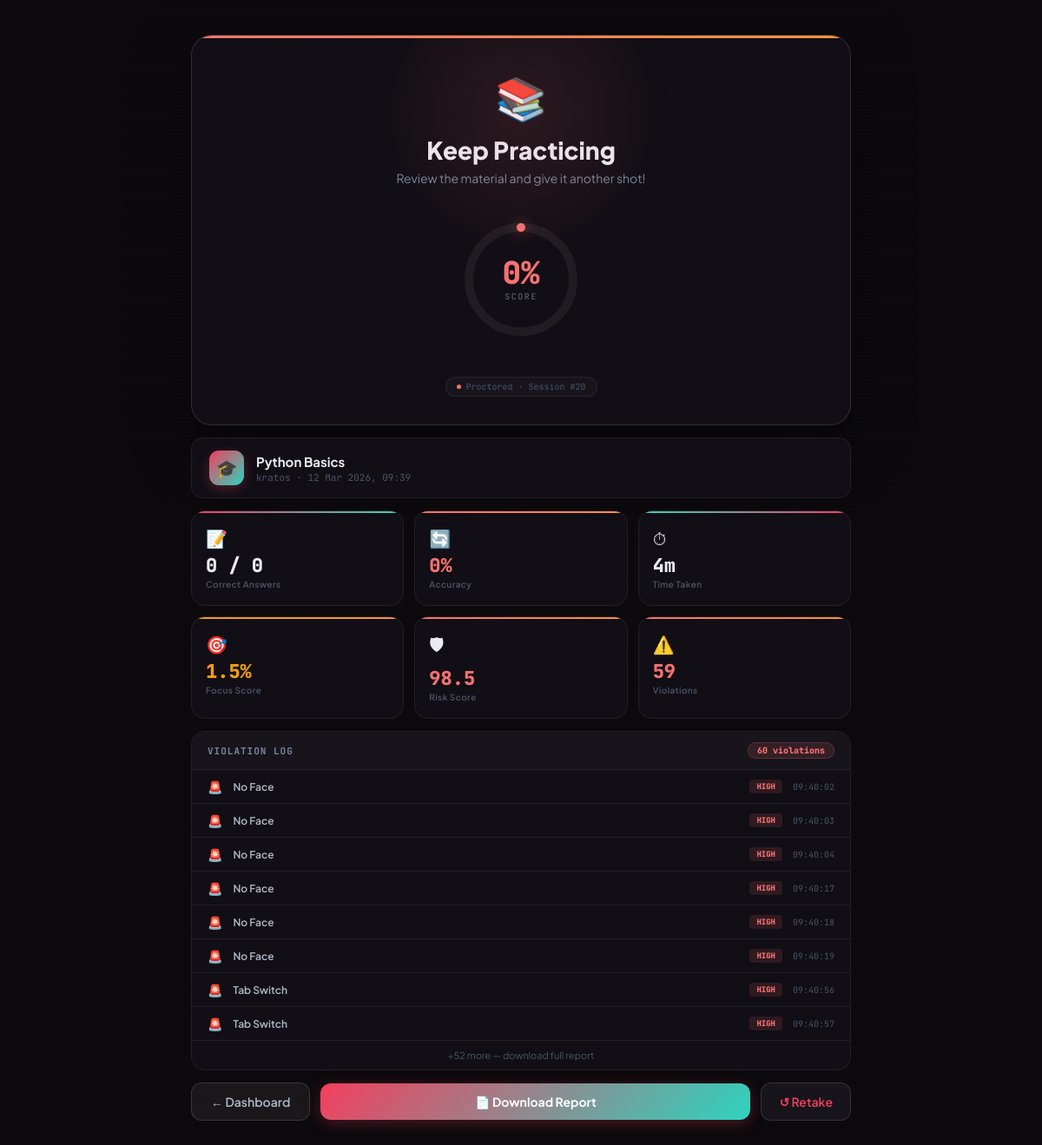
Page /exam/20/result (signed in) on the committed database.
### tables this page shows
CREATE TABLE exam_sessions (
	id INTEGER NOT NULL, 
	user_id INTEGER NOT NULL, 
	exam_name VARCHAR(200) NOT NULL, 
	start_time DATETIME, 
	end_time DATETIME, 
	status VARCHAR(20), 
	final_risk_score FLOAT, 
	total_violations INTEGER, score INTEGER DEFAULT 0, total_questions INTEGER DEFAULT 0, exam_type VARCHAR(20) DEFAULT 'mcq', 
	PRIMARY KEY (id), 
	FOREIGN KEY(user_id) REFERENCES users (id)
);

CREATE TABLE users (
	id INTEGER NOT NULL, 
	username VARCHAR(80) NOT NULL, 
	email VARCHAR(120) NOT NULL, 
	password VARCHAR(200) NOT NULL, 
	role VARCHAR(20), 
	created_at DATETIME, 
	PRIMARY KEY (id), 
	UNIQUE (username), 
	UNIQUE (email)
);

CREATE TABLE violations (
	id INTEGER NOT NULL, 
	session_id INTEGER NOT NULL, 
	violation_type VARCHAR(100) NOT NULL, 
	severity VARCHAR(20), 
	timestamp DATETIME, 
	screenshot_path VARCHAR(300), 
	details TEXT, 
	PRIMARY KEY (id), 
	FOREIGN KEY(session_id) REFERENCES exam_sessions (id)
);

### app.py (the view)
@app.route('/exam/<int:session_id>/result')
@login_required
def exam_result(session_id):
    exam_session = ExamSession.query.get_or_404(session_id)
    violations = Violation.query.filter_by(session_id=session_id).all()
    answers = ExamAnswer.query.filter_by(session_id=session_id).all()
    correct = sum(1 for a in answers if a.is_correct)
    return render_template('result.html', session=exam_session,
                           violations=violations, score=correct, total=len(answers))

### app.py (called while the page is built)
@login_manager.user_loader
def load_user(user_id):
    return User.query.get(int(user_id))

### templates/result.html (shortened to what this page needs)
<!DOCTYPE html>
<html lang="en">
<head>
</head>
<body>
{% set final_score = ((score / total * 100)|round|int) if total > 0 else 0 %}
{% set risk        = session.final_risk_score or 0 %}
{% set focus       = [0, 100 - risk]|max %}
{% set total_viols = session.total_violations or violations|length %}
{% set duration    = ((session.end_time - session.start_time).seconds // 60) if session.end_time else 0 %}
{% if final_score >= 70 %}
  {% set tier = 'pass' %}
  {% set emoji = '🏆' %}
  {% set title = 'Excellent Work!' %}
  {% set subtitle = 'Outstanding performance — you crushed it!' %}
  {% set ring_color = '#22C55E' %}
{% elif final_score >= 40 %}
  {% set tier = 'mid' %}
  {% set emoji = '📊' %}
  {% set title = 'Good Effort!' %}
  {% set subtitle = 'Solid attempt — review and you\'ll do even better.' %}
  {% set ring_color = '#F59E0B' %}
{% else %}
  {% set tier = 'fail' %}
  {% set emoji = '📚' %}
  {% set title = 'Keep Practicing' %}
  {% set subtitle = 'Review the material and give it another shot!' %}
  {% set ring_color = '#F87171' %}
{% endif %}
{% set ring_len = 376.99 %}
<div class="page">
  <div class="result-card">
    <div class="hero {{ tier }}">
      <span class="result-emoji">{{ emoji }}</span>
      <div class="result-title">{{ title }}</div>
      <div class="result-sub">{{ subtitle }}</div>
      <div class="ring-wrap">
        <svg width="160" height="160" viewBox="0 0 160 160">
          <circle class="ring-bg" cx="80" cy="80" r="60" fill="none" stroke-width="10"/>
          <circle class="ring-fill" id="ring-fill" cx="80" cy="80" r="60" fill="none"
            stroke="{{ ring_color }}" stroke-width="10"
            stroke-dasharray="0 {{ ring_len }}"
            stroke-linecap="round"
            style="filter:drop-shadow(0 0 8px {{ ring_color }}88)"/>
        </svg>
        <div class="ring-inner">
          <div class="ring-pct" id="ring-pct" style="color:{{ ring_color }}">0%</div>
          <div class="ring-lbl">SCORE</div>
        </div>
      </div>
      <div class="proctor-tag">
        <div class="pt-dot" style="background:{% if risk < 30 %}var(--green){% elif risk < 60 %}var(--amber){% else %}var(--red){% endif %}"></div>
        Proctored · Session #{{ session.id }}
      </div>
    </div>
    <div class="subject-banner">
      <div class="sb-icon">🎓</div>
      <div>
        <div class="sb-name">{{ session.exam_name }}</div>
        <div class="sb-session">{{ current_user.username }} · {{ session.start_time.strftime('%d %b %Y, %H:%M') if session.start_time else '—' }}</div>
      </div>
    </div>
    <div class="stats-grid">
      <div class="stat-card blue d1">
        <div class="stat-icon">📝</div>
        <div class="stat-val">{{ score }} / {{ total }}</div>
        <div class="stat-lbl">Correct Answers</div>
      </div>
      <div class="stat-card {% if final_score >= 70 %}green{% elif final_score >= 40 %}amber{% else %}red{% endif %} d2">
        <div class="stat-icon">{% if final_score >= 70 %}🏅{% elif final_score >= 40 %}📈{% else %}🔄{% endif %}</div>
        <div class="stat-val" style="color:{{ ring_color }}">{{ final_score }}%</div>
        <div class="stat-lbl">Accuracy</div>
      </div>
      <div class="stat-card cyan d3">
        <div class="stat-icon">⏱</div>
        <div class="stat-val">{{ duration }}m</div>
        <div class="stat-lbl">Time Taken</div>
      </div>
      <div class="stat-card {% if focus >= 70 %}green{% else %}amber{% endif %} d4">
        <div class="stat-icon">🎯</div>
        <div class="stat-val" style="color:{% if focus >= 70 %}var(--green){% else %}var(--amber){% endif %}">{{ focus|round(1) }}%</div>
        <div class="stat-lbl">Focus Score</div>
      </div>
      <div class="stat-card {% if risk < 30 %}green{% elif risk < 60 %}amber{% else %}red{% endif %} d5">
        <div class="stat-icon">🛡</div>
        <div class="stat-val" style="color:{% if risk < 30 %}var(--green){% elif risk < 60 %}var(--amber){% else %}var(--red){% endif %}">{{ risk|round(1) }}</div>
        <div class="stat-lbl">Risk Score</div>
      </div>
      <div class="stat-card {% if total_viols == 0 %}teal{% else %}red{% endif %} d6">
        <div class="stat-icon">{% if total_viols == 0 %}✅{% else %}⚠️{% endif %}</div>
        <div class="stat-val" style="color:{% if total_viols == 0 %}var(--green){% else %}var(--red){% endif %}">{{ total_viols }}</div>
        <div class="stat-lbl">Violations</div>
      </div>
    </div>
    <div class="viols-section">
      <div class="viols-hdr">
        <span class="viols-title">VIOLATION LOG</span>
        <span class="viols-count-pill {% if violations|length == 0 %}clean{% endif %}">
          {{ violations|length }} {{ 'violation' if violations|length == 1 else 'violations' }}
        </span>
      </div>
      {% if violations %}
        {% for v in violations[:8] %}
        <div class="viol-row">
          <span class="vr-icon">{% if v.severity == 'high' %}🚨{% elif v.severity == 'medium' %}⚠️{% else %}ℹ️{% endif %}</span>
          <span class="vr-type">{{ v.violation_type | replace('_', ' ') | title }}</span>
          <span class="vr-badge {{ v.severity }}">{{ v.severity | upper }}</span>
          <span class="vr-time">{{ v.timestamp.strftime('%H:%M:%S') if v.timestamp else '—' }}</span>
        </div>
        {% endfor %}
        {% if violations|length > 8 %}
        <div class="viol-row" style="justify-content:center;color:var(--t4);font-size:11px;">
          +{{ violations|length - 8 }} more — download full report
        </div>
        {% endif %}
      {% else %}
        <div class="viols-empty">
          <span class="viols-empty-icon">✅</span>
          <span class="viols-empty-txt">No violations recorded — clean session!</span>
        </div>
      {% endif %}
    </div>
    <div class="actions">
      <a href="/dashboard" class="btn-dashboard">← Dashboard</a>
      <a href="/report/{{ session.id }}" class="btn-report">📄 Download Report</a>
      <a href="/exam/start/{{ session.exam_name }}" class="btn-retake">↺ Retake</a>
    </div>
  </div>
</div>
</body>
</html>

### rows in the picture
exam_sessions: exam_name "Python Basics", final_risk_score "98.5"
users: username "kratos"
violations: violation_type "No Face", severity "HIGH", timestamp "09:40:02"
violations: violation_type "No Face", severity "HIGH", timestamp "09:40:03"
violations: violation_type "No Face", severity "HIGH", timestamp "09:40:04"
violations: violation_type "No Face", severity "HIGH", timestamp "09:40:17"
violations: violation_type "No Face", severity "HIGH", timestamp "09:40:18"
violations: violation_type "No Face", severity "HIGH", timestamp "09:40:19"
violations: violation_type "Tab Switch", severity "HIGH", timestamp "09:40:56"
violations: violation_type "Tab Switch", severity "HIGH", timestamp "09:40:57"

### other values in the picture
{{ emoji }} "📚"
{{ title }} "Keep Practicing"
{{ subtitle }} "Review the material and give it another shot!"
{{ session.id }} "20"
{{ score }} "0"
{{ total }} "0"
{{ final_score }} "0"
{{ duration }} "4"
{{ focus|round(1) }} "1.5"
{{ total_viols }} "59"
{{ violations|length }} "60"
{{ 'violation' if violations|length == 1 else 'violations' }} "violations"
{{ violations|length - 8 }} "52"
